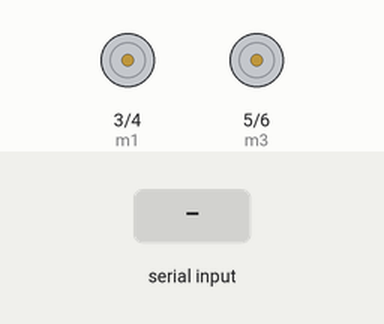
Bench run of a sketch on a simulated Arduino Uno, built with avr-gcc and run on an emulated ATmega328P. Parts: motor-driver pin pairs drawn as motors (green arrow = first pin HIGH = forward, orange = second pin HIGH = backward, longer = more drive). Inputs (shaded band) come from the test bench.

Above: at 1.2 s.
1.3 s: "g" received over Serial
At 2.5 s:
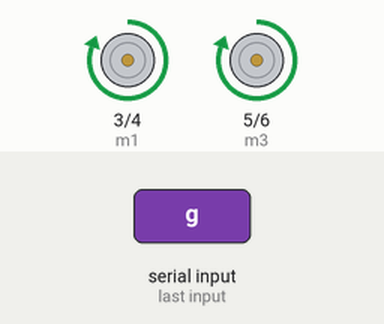
2.8 s: "b" received over Serial
At 3.8 s:
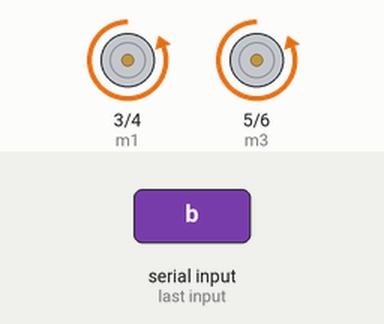
4.3 s: "s" received over Serial
At 5.0 s:
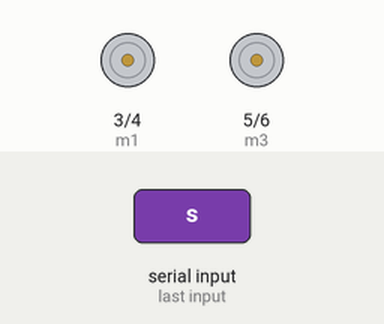
Timing chart, 0 to 7.3 s (numbered marks = the images above; inputs shaded):
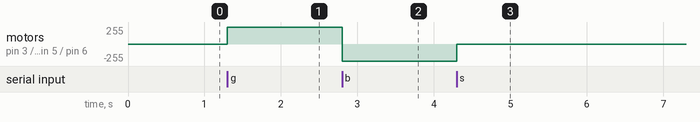

The sketch:

front_back_motor.ino
```cpp
int m1 = 3;
int m2 = 4;
int m3 = 5;
int m4 = 6;

void setup() {
  // put your setup code here, to run once:
  pinMode(m1, OUTPUT);
  pinMode(m2, OUTPUT);
  pinMode(m3, OUTPUT);
  pinMode(m4, OUTPUT);
  Serial.begin(9600);
  s();
}

void loop() {
  if(Serial.available()){
    char c = Serial.read();
    if(c == 'g') g();
    else if(c == 'b') b();
    else if(c == 's') s();
  }

}
void g(){
  digitalWrite(m1, HIGH);
  digitalWrite(m2, LOW);
  digitalWrite(m3, HIGH);
  digitalWrite(m4, LOW);
}
void b(){
  digitalWrite(m1, LOW);
  digitalWrite(m2, HIGH);
  digitalWrite(m3, LOW);
  digitalWrite(m4, HIGH);
}
void s(){
  digitalWrite(m1, LOW);
  digitalWrite(m2, LOW);
  digitalWrite(m3, LOW);
  digitalWrite(m4, LOW);
}
```

Measured:
- after the input at 1.3 s, motor on pin 3 (m1) / pin 4 (m2), motor on pin 5 (m3) / pin 6 (m4): stopped → forward 255/255 at once
- after the input at 2.8 s, motor on pin 3 (m1) / pin 4 (m2), motor on pin 5 (m3) / pin 6 (m4): forward 255/255 → backward 255/255 at once
- after the input at 4.3 s, motor on pin 3 (m1) / pin 4 (m2), motor on pin 5 (m3) / pin 6 (m4): backward 255/255 → stopped at once
